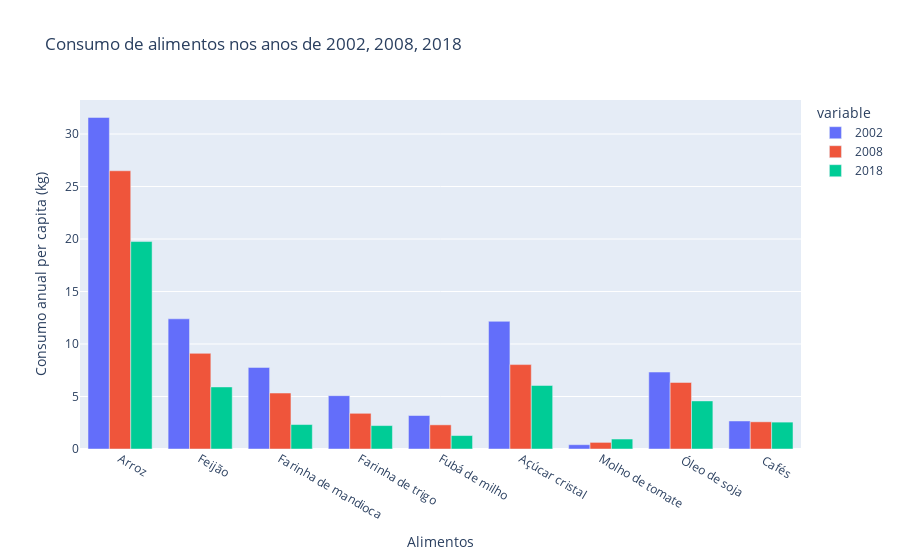

Here is the notebook cell this chart was saved with:
### Code cell
fig = px.bar(consumo_medio_ano, x = 'Item', barmode= 'group', y = ['2002', '2008', '2018'], title = 'Consumo de alimentos nos anos de 2002, 2008, 2018', labels= {'Item': 'Alimentos', 'value': 'Consumo anual per capita (kg)' })
fig.show()

### Figure 1 — Plotly figure (JSON) as saved in the notebook; plotly's stock layout.template omitted (floating-point values rounded to 4 significant figures)
{"data": [{"alignmentgroup": "True", "hovertemplate": "variable=2002<br>Alimentos=%{x}<br>Consumo anual per capita (kg)=%{y}<extra></extra>", "legendgroup": "2002", "marker": {"color": "#636efa", "pattern": {"shape": ""}}, "name": "2002", "offsetgroup": "2002", "orientation": "v", "showlegend": true, "textposition": "auto", "type": "bar", "x": ["Arroz", "Feijão", "Farinha de mandioca", "Farinha de trigo", "Fubá de milho", "Açúcar cristal", "Molho de tomate", " Óleo de soja", " Cafés"], "xaxis": "x", "y": [31.58, 12.4, 7.77, 5.08, 3.19, 12.16, 0.41, 7.33, 2.67], "yaxis": "y"}, {"alignmentgroup": "True", "hovertemplate": "variable=2008<br>Alimentos=%{x}<br>Consumo anual per capita (kg)=%{y}<extra></extra>", "legendgroup": "2008", "marker": {"color": "#EF553B", "pattern": {"shape": ""}}, "name": "2008", "offsetgroup": "2008", "orientation": "v", "showlegend": true, "textposition": "auto", "type": "bar", "x": ["Arroz", "Feijão", "Farinha de mandioca", "Farinha de trigo", "Fubá de milho", "Açúcar cristal", "Molho de tomate", " Óleo de soja", " Cafés"], "xaxis": "x", "y": [26.5, 9.11, 5.33, 3.4, 2.3, 8.04, 0.63, 6.34, 2.59], "yaxis": "y"}, {"alignmentgroup": "True", "hovertemplate": "variable=2018<br>Alimentos=%{x}<br>Consumo anual per capita (kg)=%{y}<extra></extra>", "legendgroup": "2018", "marker": {"color": "#00cc96", "pattern": {"shape": ""}}, "name": "2018", "offsetgroup": "2018", "orientation": "v", "showlegend": true, "textposition": "auto", "type": "bar", "x": ["Arroz", "Feijão", "Farinha de mandioca", "Farinha de trigo", "Fubá de milho", "Açúcar cristal", "Molho de tomate", " Óleo de soja", " Cafés"], "xaxis": "x", "y": [19.76, 5.91, 2.33, 2.23, 1.28, 6.05, 0.95, 4.58, 2.56], "yaxis": "y"}], "layout": {"barmode": "group", "legend": {"title": {"text": "variable"}, "tracegroupgap": 0}, "title": {"text": "Consumo de alimentos nos anos de 2002, 2008, 2018"}, "xaxis": {"anchor": "y", "domain": [0, 1], "title": {"text": "Alimentos"}}, "yaxis": {"anchor": "x", "domain": [0, 1], "title": {"text": "Consumo anual per capita (kg)"}}}}
